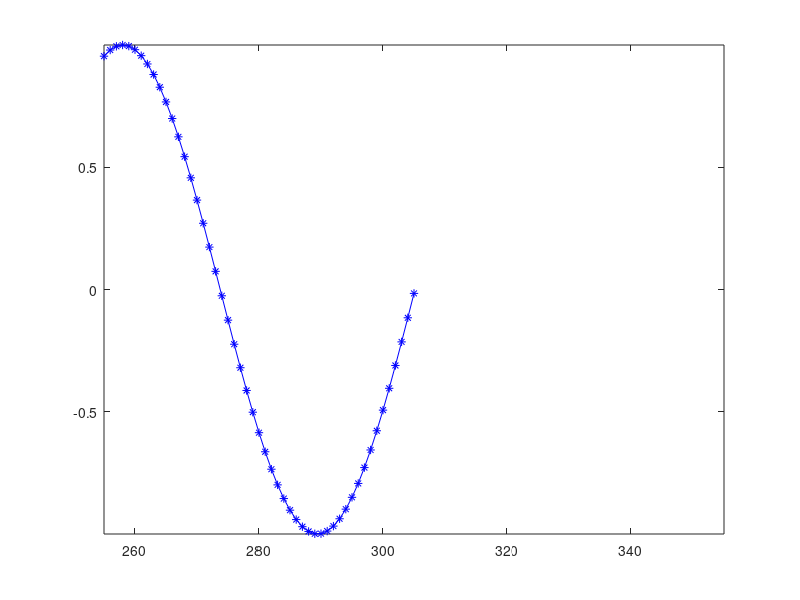

MATLAB code for this plot:
g=sin([1:0.1:10*pi]);
for i = 1:length(g)
  figure(1)    
    if i ~=length(g)        
        plot(1:i,g(1,1:i),'-b');      
    else
        plot(1:i,g(1,1:i),'-b*')
    end
    if i>=50
        axis([i-50 i+50 min(g(1,:)) max(g(1,:))])
    else
        axis([0 i+50 min(g(1,:)) max(g(1,:))])
    end
 %pause(0.1)
    drawnow
end
